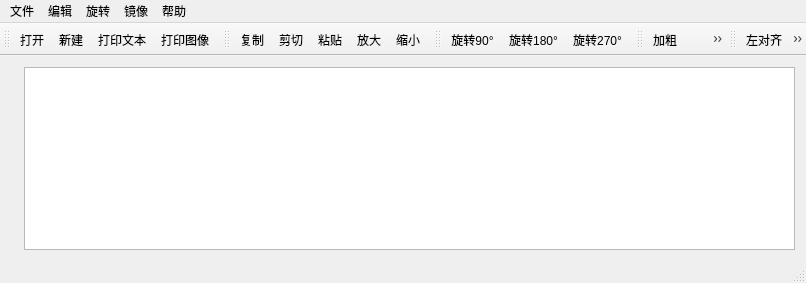
<?xml version="1.0" encoding="UTF-8"?>
<ui version="4.0">
 <class>MainWindow</class>
 <widget class="QMainWindow" name="MainWindow">
  <property name="geometry">
   <rect>
    <x>0</x>
    <y>0</y>
    <width>806</width>
    <height>283</height>
   </rect>
  </property>
  <property name="windowTitle">
   <string>Sans Word</string>
  </property>
  <widget class="QWidget" name="centralWidget">
   <layout class="QGridLayout" name="gridLayout">
    <item row="0" column="0">
     <layout class="QHBoxLayout" name="horizontalLayout">
      <item>
       <widget class="QLabel" name="sans_img">
        <property name="text">
         <string/>
        </property>
        <property name="scaledContents">
         <bool>true</bool>
        </property>
       </widget>
      </item>
      <item>
       <widget class="QTextEdit" name="sans_text"/>
      </item>
     </layout>
    </item>
   </layout>
  </widget>
  <widget class="QMenuBar" name="menuBar">
   <property name="geometry">
    <rect>
     <x>0</x>
     <y>0</y>
     <width>806</width>
     <height>28</height>
    </rect>
   </property>
   <widget class="QMenu" name="menu">
    <property name="title">
     <string>文件</string>
    </property>
    <addaction name="action_open"/>
    <addaction name="action_new"/>
    <addaction name="action_print_text"/>
    <addaction name="action_print_img"/>
    <addaction name="separator"/>
    <addaction name="action_exit"/>
   </widget>
   <widget class="QMenu" name="menu_2">
    <property name="title">
     <string>编辑</string>
    </property>
    <addaction name="action_copy"/>
    <addaction name="action_cut"/>
    <addaction name="action_paste"/>
    <addaction name="separator"/>
    <addaction name="action_scroll_up"/>
    <addaction name="action_scroll_down"/>
   </widget>
   <widget class="QMenu" name="menu_3">
    <property name="title">
     <string>旋转</string>
    </property>
    <addaction name="action_rotate_90"/>
    <addaction name="action_rotate_180"/>
    <addaction name="action_rotate_270"/>
   </widget>
   <widget class="QMenu" name="menu_4">
    <property name="title">
     <string>镜像</string>
    </property>
    <addaction name="action_13"/>
    <addaction name="action_14"/>
   </widget>
   <widget class="QMenu" name="menu_5">
    <property name="title">
     <string>帮助</string>
    </property>
    <addaction name="action_about"/>
   </widget>
   <addaction name="menu"/>
   <addaction name="menu_2"/>
   <addaction name="menu_3"/>
   <addaction name="menu_4"/>
   <addaction name="menu_5"/>
  </widget>
  <widget class="QToolBar" name="mainToolBar">
   <attribute name="toolBarArea">
    <enum>TopToolBarArea</enum>
   </attribute>
   <attribute name="toolBarBreak">
    <bool>false</bool>
   </attribute>
   <addaction name="action_open"/>
   <addaction name="action_new"/>
   <addaction name="action_print_text"/>
   <addaction name="action_print_img"/>
  </widget>
  <widget class="QStatusBar" name="statusBar"/>
  <widget class="QToolBar" name="toolBar">
   <property name="windowTitle">
    <string>toolBar</string>
   </property>
   <attribute name="toolBarArea">
    <enum>TopToolBarArea</enum>
   </attribute>
   <attribute name="toolBarBreak">
    <bool>false</bool>
   </attribute>
   <addaction name="action_copy"/>
   <addaction name="action_cut"/>
   <addaction name="action_paste"/>
   <addaction name="action_scroll_up"/>
   <addaction name="action_scroll_down"/>
  </widget>
  <widget class="QToolBar" name="toolBar_2">
   <property name="windowTitle">
    <string>toolBar_2</string>
   </property>
   <attribute name="toolBarArea">
    <enum>TopToolBarArea</enum>
   </attribute>
   <attribute name="toolBarBreak">
    <bool>false</bool>
   </attribute>
   <addaction name="action_rotate_90"/>
   <addaction name="action_rotate_180"/>
   <addaction name="action_rotate_270"/>
  </widget>
  <widget class="QToolBar" name="toolBar_font">
   <property name="windowTitle">
    <string>toolBar_3</string>
   </property>
   <attribute name="toolBarArea">
    <enum>TopToolBarArea</enum>
   </attribute>
   <attribute name="toolBarBreak">
    <bool>false</bool>
   </attribute>
   <addaction name="action_bold"/>
   <addaction name="action_Italic"/>
   <addaction name="action_Underline"/>
   <addaction name="separator"/>
   <addaction name="action_Fc"/>
  </widget>
  <widget class="QToolBar" name="toolBar_sort">
   <property name="windowTitle">
    <string>toolBar_3</string>
   </property>
   <attribute name="toolBarArea">
    <enum>TopToolBarArea</enum>
   </attribute>
   <attribute name="toolBarBreak">
    <bool>false</bool>
   </attribute>
   <addaction name="action_left_align"/>
   <addaction name="action_right_align"/>
   <addaction name="action_center_align"/>
   <addaction name="action_two_side"/>
  </widget>
  <action name="action_open">
   <property name="icon">
    <iconset resource="res.qrc">
     <normaloff>:/images/open.png</normaloff>:/images/open.png</iconset>
   </property>
   <property name="text">
    <string>打开</string>
   </property>
   <property name="statusTip">
    <string>Open a new file</string>
   </property>
  </action>
  <action name="action_new">
   <property name="icon">
    <iconset resource="res.qrc">
     <normaloff>:/images/new.png</normaloff>:/images/new.png</iconset>
   </property>
   <property name="text">
    <string>新建</string>
   </property>
  </action>
  <action name="action_print_text">
   <property name="icon">
    <iconset resource="res.qrc">
     <normaloff>:/images/printText.png</normaloff>:/images/printText.png</iconset>
   </property>
   <property name="text">
    <string>打印文本</string>
   </property>
  </action>
  <action name="action_print_img">
   <property name="icon">
    <iconset resource="res.qrc">
     <normaloff>:/images/printImage.png</normaloff>:/images/printImage.png</iconset>
   </property>
   <property name="text">
    <string>打印图像</string>
   </property>
  </action>
  <action name="action_exit">
   <property name="text">
    <string>退出</string>
   </property>
  </action>
  <action name="action_copy">
   <property name="icon">
    <iconset resource="res.qrc">
     <normaloff>:/images/copy.png</normaloff>:/images/copy.png</iconset>
   </property>
   <property name="text">
    <string>复制</string>
   </property>
  </action>
  <action name="action_cut">
   <property name="icon">
    <iconset resource="res.qrc">
     <normaloff>:/images/cut.png</normaloff>:/images/cut.png</iconset>
   </property>
   <property name="text">
    <string>剪切</string>
   </property>
  </action>
  <action name="action_paste">
   <property name="icon">
    <iconset resource="res.qrc">
     <normaloff>:/images/paste.png</normaloff>:/images/paste.png</iconset>
   </property>
   <property name="text">
    <string>粘贴</string>
   </property>
  </action>
  <action name="action_scroll_up">
   <property name="icon">
    <iconset resource="res.qrc">
     <normaloff>:/images/zoomin.png</normaloff>:/images/zoomin.png</iconset>
   </property>
   <property name="text">
    <string>放大</string>
   </property>
  </action>
  <action name="action_scroll_down">
   <property name="icon">
    <iconset resource="res.qrc">
     <normaloff>:/images/zoomout.png</normaloff>:/images/zoomout.png</iconset>
   </property>
   <property name="text">
    <string>缩小</string>
   </property>
  </action>
  <action name="action_rotate_90">
   <property name="icon">
    <iconset resource="res.qrc">
     <normaloff>:/images/rotate90.png</normaloff>:/images/rotate90.png</iconset>
   </property>
   <property name="text">
    <string>旋转90°</string>
   </property>
  </action>
  <action name="action_rotate_180">
   <property name="icon">
    <iconset resource="res.qrc">
     <normaloff>:/images/rotate180.png</normaloff>:/images/rotate180.png</iconset>
   </property>
   <property name="text">
    <string>旋转180°</string>
   </property>
  </action>
  <action name="action_rotate_270">
   <property name="icon">
    <iconset resource="res.qrc">
     <normaloff>:/images/rotate270.png</normaloff>:/images/rotate270.png</iconset>
   </property>
   <property name="text">
    <string>旋转270°</string>
   </property>
  </action>
  <action name="action_13">
   <property name="text">
    <string>纵向镜像</string>
   </property>
  </action>
  <action name="action_14">
   <property name="text">
    <string>横向镜像</string>
   </property>
  </action>
  <action name="action_about">
   <property name="text">
    <string>关于</string>
   </property>
  </action>
  <action name="action_bold">
   <property name="checkable">
    <bool>true</bool>
   </property>
   <property name="icon">
    <iconset resource="res.qrc">
     <normaloff>:/images/bold.png</normaloff>:/images/bold.png</iconset>
   </property>
   <property name="text">
    <string>加粗</string>
   </property>
  </action>
  <action name="action_Italic">
   <property name="checkable">
    <bool>true</bool>
   </property>
   <property name="icon">
    <iconset resource="res.qrc">
     <normaloff>:/images/italic.png</normaloff>:/images/italic.png</iconset>
   </property>
   <property name="text">
    <string>斜体</string>
   </property>
  </action>
  <action name="action_Underline">
   <property name="checkable">
    <bool>true</bool>
   </property>
   <property name="icon">
    <iconset resource="res.qrc">
     <normaloff>:/images/underline.png</normaloff>:/images/underline.png</iconset>
   </property>
   <property name="text">
    <string>下划线</string>
   </property>
  </action>
  <action name="action_Fc">
   <property name="icon">
    <iconset resource="res.qrc">
     <normaloff>:/images/color.png</normaloff>:/images/color.png</iconset>
   </property>
   <property name="text">
    <string>字体颜色</string>
   </property>
  </action>
  <action name="action_left_align">
   <property name="icon">
    <iconset resource="res.qrc">
     <normaloff>:/images/left.png</normaloff>:/images/left.png</iconset>
   </property>
   <property name="text">
    <string>左对齐</string>
   </property>
  </action>
  <action name="action_right_align">
   <property name="icon">
    <iconset resource="res.qrc">
     <normaloff>:/images/right.png</normaloff>:/images/right.png</iconset>
   </property>
   <property name="text">
    <string>右对齐</string>
   </property>
  </action>
  <action name="action_center_align">
   <property name="icon">
    <iconset resource="res.qrc">
     <normaloff>:/images/center.png</normaloff>:/images/center.png</iconset>
   </property>
   <property name="text">
    <string>居中</string>
   </property>
  </action>
  <action name="action_two_side">
   <property name="icon">
    <iconset resource="res.qrc">
     <normaloff>:/images/justify.png</normaloff>:/images/justify.png</iconset>
   </property>
   <property name="text">
    <string>两端对齐</string>
   </property>
  </action>
 </widget>
 <layoutdefault spacing="6" margin="11"/>
 <resources>
  <include location="res.qrc"/>
 </resources>
 <connections>
  <connection>
   <sender>action_copy</sender>
   <signal>triggered()</signal>
   <receiver>sans_text</receiver>
   <slot>copy()</slot>
   <hints>
    <hint type="sourcelabel">
     <x>-1</x>
     <y>-1</y>
    </hint>
    <hint type="destinationlabel">
     <x>319</x>
     <y>182</y>
    </hint>
   </hints>
  </connection>
  <connection>
   <sender>action_cut</sender>
   <signal>triggered()</signal>
   <receiver>sans_text</receiver>
   <slot>cut()</slot>
   <hints>
    <hint type="sourcelabel">
     <x>-1</x>
     <y>-1</y>
    </hint>
    <hint type="destinationlabel">
     <x>319</x>
     <y>182</y>
    </hint>
   </hints>
  </connection>
  <connection>
   <sender>action_paste</sender>
   <signal>triggered()</signal>
   <receiver>sans_text</receiver>
   <slot>paste()</slot>
   <hints>
    <hint type="sourcelabel">
     <x>-1</x>
     <y>-1</y>
    </hint>
    <hint type="destinationlabel">
     <x>319</x>
     <y>182</y>
    </hint>
   </hints>
  </connection>
 </connections>
</ui>
